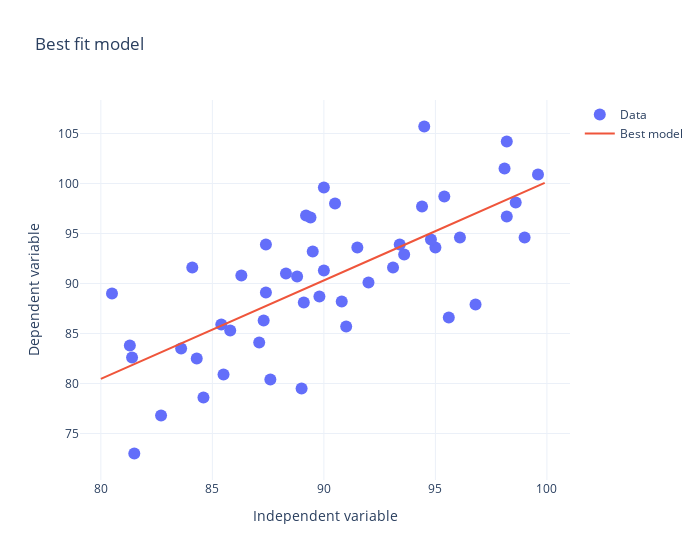

The code cell stored with this chart in its notebook:
### Code cell
# Gerating x and y values for the line
x_vals = np.arange(80, 100, 0.1)
y_vals = 1.7253 + 0.9843 * x_vals

go.Figure(data=go.Scatter(x=independent, y=dependent,
    mode='markers',
    name='Data',
    marker=dict(size=12))).update_layout(title='Best fit model',
        yaxis=dict(title='Dependent variable'),
        xaxis=dict(title='Independent variable')).add_trace(go.Scatter(
            x=x_vals, y=y_vals,
            name='Best model',
            mode='lines'
        )).update_layout(
            width=700
        )

### Figure 1 — Plotly figure (JSON) as saved in the notebook; plotly's stock layout.template omitted (floating-point values rounded to 4 significant figures; data arrays with more than 128 entries replaced by an {"elided": "..."} marker saying what was removed)
{"data": [{"marker": {"size": 12}, "mode": "markers", "name": "Data", "type": "scatter", "x": [81.5, 95.6, 88.8, 94.5, 99.6, 90.8, 90.0, 81.4, 85.4, 90.0, 93.6, 96.1, 87.6, 81.3, 85.8, 98.2, 84.3, 89.0, 98.6, 80.5, 92.0, 99.0, 84.6, 91.0, 98.2, 82.7, 90.5, 95.0, 93.4, 89.4, 84.1, 89.8, 87.4, 89.5, 87.3, 96.8, 95.4, 86.3, 91.5, 85.5, 89.1, 87.1, 93.1, 87.4, 89.2, 94.4, 88.3, 98.1, 83.6, 94.8], "y": [73.0, 86.6, 90.7, 105.7, 100.9, 88.2, 99.6, 82.6, 85.9, 91.3, 92.9, 94.6, 80.4, 83.8, 85.3, 104.2, 82.5, 79.5, 98.1, 89.0, 90.1, 94.6, 78.6, 85.7, 96.7, 76.8, 98.0, 93.6, 93.9, 96.6, 91.6, 88.7, 89.1, 93.2, 86.3, 87.9, 98.7, 90.8, 93.6, 80.9, 88.1, 84.1, 91.6, 93.9, 96.8, 97.7, 91.0, 101.5, 83.5, 94.4]}, {"mode": "lines", "name": "Best model", "type": "scatter", "x": {"elided": "200 float values"}, "y": {"elided": "200 float values"}}], "layout": {"title": {"text": "Best fit model"}, "width": 700, "xaxis": {"title": {"text": "Independent variable"}}, "yaxis": {"title": {"text": "Dependent variable"}}}}
